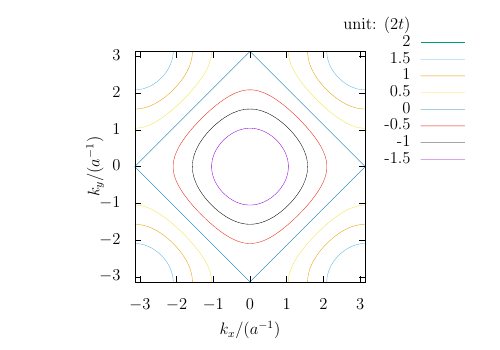

The gnuplot source for this figure:
set term epslatex standalone 12
set isosamples 500,500
set xrange [-pi:pi]
set yrange [-pi:pi]
set xlabel '$k_x / (a^{-1})$'
set ylabel '$k_y / (a^{-1})$'
set contour base
unset surface
set view map
set size square
set key at screen 0.95, 0.95
set cntrparam levels incremental -2,0.5,2
set output '2-E-k-square.tex'
splot -cos(x)-cos(y) t 'unit: $(2t)$'
set output